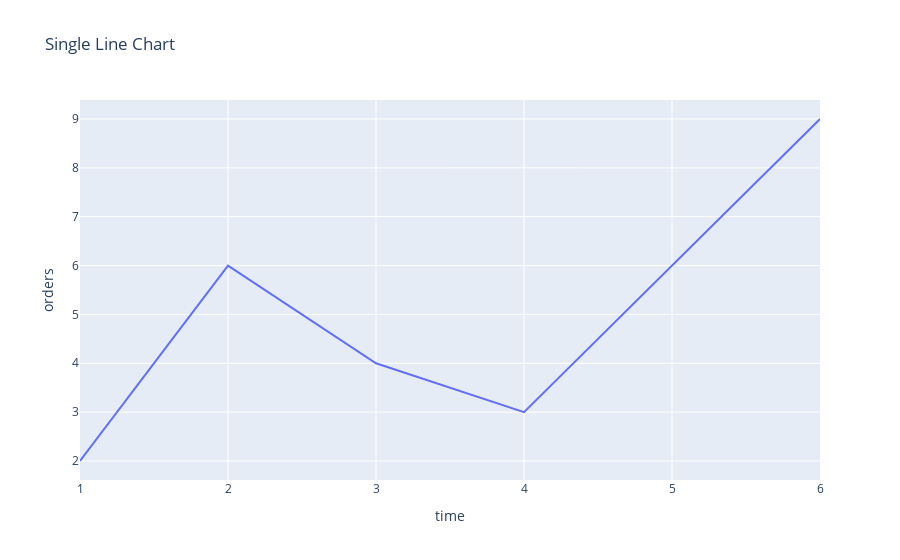

Notebook code cell kept with this figure:
### Code cell
x = [1, 2, 3, 4, 6]
y = [2, 6, 4, 3, 9]
y2 = [2, 6, 4, 3, 9]

fig = mystyle.line_plot(x, y, "Single Line Chart", "time", "orders")
fig.show()

### Figure 1 — Plotly figure (JSON) as saved in the notebook; plotly's stock layout.template omitted (floating-point values rounded to 4 significant figures)
{"data": [{"hovertemplate": "time=%{x}<br>orders=%{y}<extra></extra>", "legendgroup": "", "line": {"color": "#636efa", "dash": "solid"}, "marker": {"symbol": "circle"}, "mode": "lines", "name": "", "orientation": "v", "showlegend": false, "type": "scatter", "x": [1, 2, 3, 4, 6], "xaxis": "x", "y": [2, 6, 4, 3, 9], "yaxis": "y"}], "layout": {"legend": {"tracegroupgap": 0}, "title": {"text": "Single Line Chart"}, "xaxis": {"anchor": "y", "domain": [0, 1], "title": {"text": "time"}}, "yaxis": {"anchor": "x", "domain": [0, 1], "fixedrange": true, "title": {"text": "orders"}}}}
